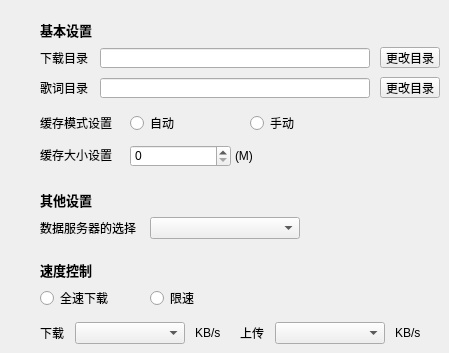
   <widget class="QWidget" name="third">
    <widget class="QLabel" name="baseSetDownloadWidget">
     <property name="geometry">
      <rect>
       <x>40</x>
       <y>20</y>
       <width>60</width>
       <height>20</height>
      </rect>
     </property>
     <property name="styleSheet">
      <string notr="true">background-color:transparent;
font-size:13px;
font-weight:bold;</string>
     </property>
     <property name="text">
      <string>基本设置</string>
     </property>
    </widget>
    <widget class="QLabel" name="downloadDirLabel">
     <property name="geometry">
      <rect>
       <x>40</x>
       <y>50</y>
       <width>51</width>
       <height>16</height>
      </rect>
     </property>
     <property name="text">
      <string>下载目录</string>
     </property>
    </widget>
    <widget class="QLineEdit" name="downloadDirEdit">
     <property name="geometry">
      <rect>
       <x>100</x>
       <y>48</y>
       <width>270</width>
       <height>20</height>
      </rect>
     </property>
     <property name="readOnly">
      <bool>true</bool>
     </property>
    </widget>
    <widget class="QPushButton" name="downloadDirButton">
     <property name="geometry">
      <rect>
       <x>380</x>
       <y>47</y>
       <width>60</width>
       <height>21</height>
      </rect>
     </property>
     <property name="text">
      <string>更改目录</string>
     </property>
    </widget>
    <widget class="QLabel" name="downloadLrcDirLabel">
     <property name="geometry">
      <rect>
       <x>40</x>
       <y>80</y>
       <width>51</width>
       <height>16</height>
      </rect>
     </property>
     <property name="text">
      <string>歌词目录</string>
     </property>
    </widget>
    <widget class="QPushButton" name="downloadLrcDirButton">
     <property name="geometry">
      <rect>
       <x>380</x>
       <y>77</y>
       <width>60</width>
       <height>21</height>
      </rect>
     </property>
     <property name="text">
      <string>更改目录</string>
     </property>
    </widget>
    <widget class="QLineEdit" name="downloadLrcDirEdit">
     <property name="geometry">
      <rect>
       <x>100</x>
       <y>78</y>
       <width>270</width>
       <height>20</height>
      </rect>
     </property>
     <property name="readOnly">
      <bool>true</bool>
     </property>
    </widget>
    <widget class="QLabel" name="downloadCacheLabel">
     <property name="geometry">
      <rect>
       <x>40</x>
       <y>147</y>
       <width>81</width>
       <height>16</height>
      </rect>
     </property>
     <property name="text">
      <string>缓存大小设置</string>
     </property>
    </widget>
    <widget class="QRadioButton" name="downloadCacheAutoRadioBox">
     <property name="geometry">
      <rect>
       <x>130</x>
       <y>115</y>
       <width>111</width>
       <height>16</height>
      </rect>
     </property>
     <property name="text">
      <string>自动</string>
     </property>
    </widget>
    <widget class="QRadioButton" name="downloadCacheManRadioBox">
     <property name="geometry">
      <rect>
       <x>250</x>
       <y>115</y>
       <width>121</width>
       <height>16</height>
      </rect>
     </property>
     <property name="text">
      <string>手动</string>
     </property>
    </widget>
    <widget class="QLabel" name="downloadOtherWidget">
     <property name="geometry">
      <rect>
       <x>40</x>
       <y>190</y>
       <width>60</width>
       <height>20</height>
      </rect>
     </property>
     <property name="styleSheet">
      <string notr="true">background-color:transparent;
font-size:13px;
font-weight:bold;</string>
     </property>
     <property name="text">
      <string>其他设置</string>
     </property>
    </widget>
    <widget class="QRadioButton" name="downloadFullRadioBox">
     <property name="geometry">
      <rect>
       <x>40</x>
       <y>290</y>
       <width>110</width>
       <height>16</height>
      </rect>
     </property>
     <property name="text">
      <string>全速下载</string>
     </property>
    </widget>
    <widget class="QRadioButton" name="downloadLimitRadioBox">
     <property name="geometry">
      <rect>
       <x>150</x>
       <y>290</y>
       <width>110</width>
       <height>16</height>
      </rect>
     </property>
     <property name="text">
      <string>限速</string>
     </property>
    </widget>
    <widget class="QSpinBox" name="downloadSpinBox">
     <property name="geometry">
      <rect>
       <x>130</x>
       <y>145</y>
       <width>101</width>
       <height>22</height>
      </rect>
     </property>
    </widget>
    <widget class="QComboBox" name="downloadLimitSpeedComboBox">
     <property name="geometry">
      <rect>
       <x>75</x>
       <y>322</y>
       <width>110</width>
       <height>22</height>
      </rect>
     </property>
    </widget>
    <widget class="QComboBox" name="uploadLimitSpeedComboBox">
     <property name="geometry">
      <rect>
       <x>275</x>
       <y>322</y>
       <width>110</width>
       <height>22</height>
      </rect>
     </property>
    </widget>
    <widget class="QLabel" name="downloadCacheSizeLabel">
     <property name="geometry">
      <rect>
       <x>235</x>
       <y>148</y>
       <width>21</width>
       <height>16</height>
      </rect>
     </property>
     <property name="text">
      <string>(M)</string>
     </property>
    </widget>
    <widget class="QLabel" name="downloadLimitSpeedLabel">
     <property name="geometry">
      <rect>
       <x>40</x>
       <y>325</y>
       <width>31</width>
       <height>16</height>
      </rect>
     </property>
     <property name="text">
      <string>下载</string>
     </property>
    </widget>
    <widget class="QLabel" name="uploadLimitSpeedLabel">
     <property name="geometry">
      <rect>
       <x>240</x>
       <y>325</y>
       <width>31</width>
       <height>16</height>
      </rect>
     </property>
     <property name="text">
      <string>上传</string>
     </property>
    </widget>
    <widget class="QLabel" name="downloadSpeedLabel">
     <property name="geometry">
      <rect>
       <x>195</x>
       <y>325</y>
       <width>31</width>
       <height>16</height>
      </rect>
     </property>
     <property name="text">
      <string>KB/s</string>
     </property>
    </widget>
    <widget class="QLabel" name="uploadSpeedLabel">
     <property name="geometry">
      <rect>
       <x>395</x>
       <y>325</y>
       <width>31</width>
       <height>16</height>
      </rect>
     </property>
     <property name="text">
      <string>KB/s</string>
     </property>
    </widget>
    <widget class="QLabel" name="downloadCacheModelLabel">
     <property name="geometry">
      <rect>
       <x>40</x>
       <y>115</y>
       <width>81</width>
       <height>16</height>
      </rect>
     </property>
     <property name="text">
      <string>缓存模式设置</string>
     </property>
    </widget>
    <widget class="QLabel" name="downloadServerLabel">
     <property name="geometry">
      <rect>
       <x>40</x>
       <y>220</y>
       <width>101</width>
       <height>16</height>
      </rect>
     </property>
     <property name="text">
      <string>数据服务器的选择</string>
     </property>
    </widget>
    <widget class="QComboBox" name="downloadServerComboBox">
     <property name="geometry">
      <rect>
       <x>150</x>
       <y>217</y>
       <width>150</width>
       <height>22</height>
      </rect>
     </property>
    </widget>
    <widget class="QLabel" name="downloadSpeedWidget">
     <property name="geometry">
      <rect>
       <x>40</x>
       <y>260</y>
       <width>60</width>
       <height>20</height>
      </rect>
     </property>
     <property name="styleSheet">
      <string notr="true">background-color:transparent;
font-size:13px;
font-weight:bold;</string>
     </property>
     <property name="text">
      <string>速度控制</string>
     </property>
    </widget>
   </widget>
